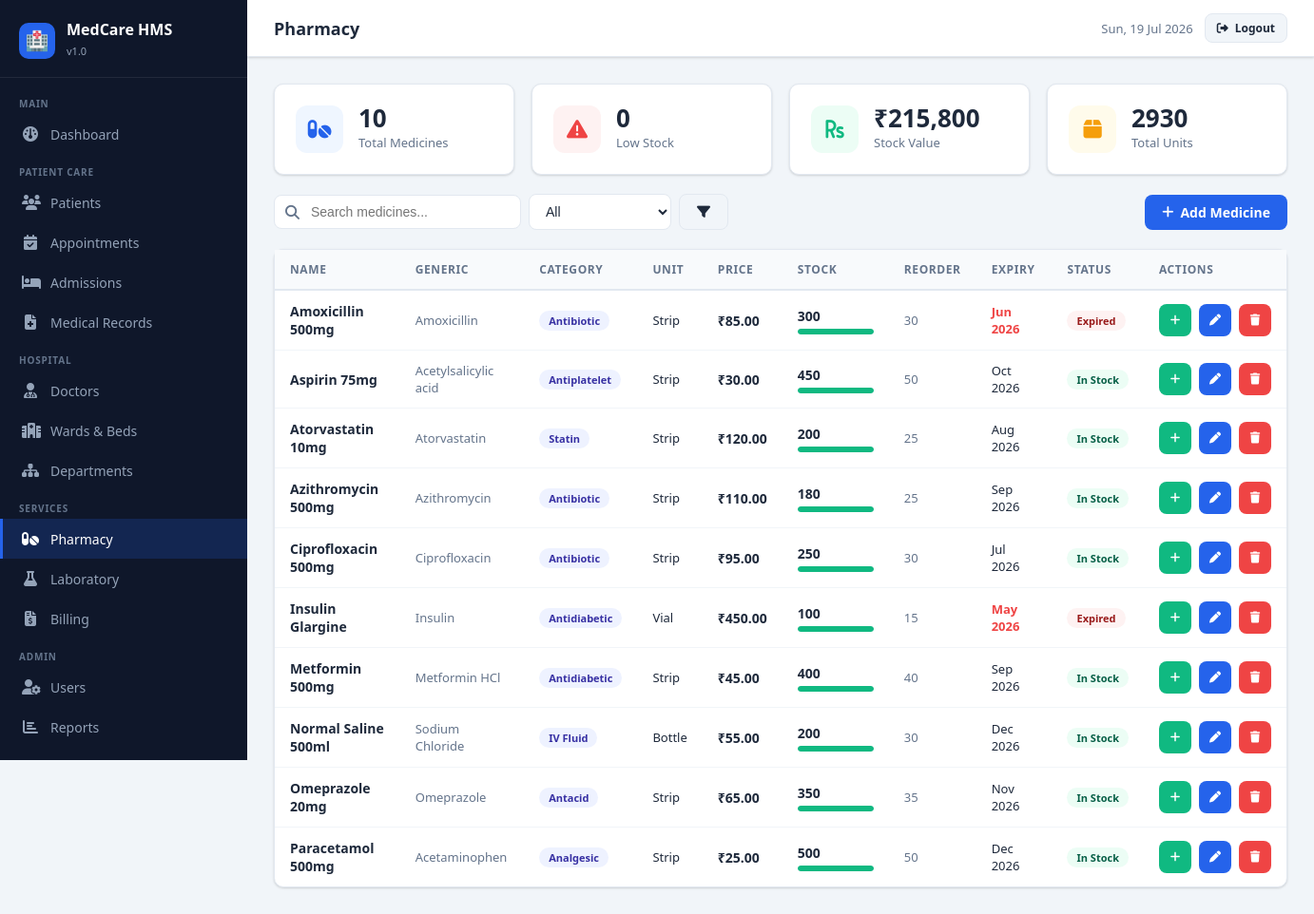
The page /pharmacy.php (signed in) on the database its author committed.
### tables this page shows
CREATE TABLE medicines (
    id INT AUTO_INCREMENT PRIMARY KEY,
    name VARCHAR(100) NOT NULL,
    generic_name VARCHAR(100),
    category VARCHAR(100),
    manufacturer VARCHAR(100),
    unit VARCHAR(50),
    unit_price DECIMAL(10,2) NOT NULL,
    stock_quantity INT DEFAULT 0,
    reorder_level INT DEFAULT 10,
    expiry_date DATE,
    description TEXT
);

### includes/auth.php (called while the page is built, shortened)
<?php
function sanitize($data) {
    return htmlspecialchars(strip_tags(trim($data)));
}
?>

### public/pharmacy.php (the view, shortened to what this page needs)
<?php
require_once __DIR__ . '/../includes/header.php';
$db = getDB();
$search = sanitize($_GET['search'] ?? '');
$filter = $_GET['filter'] ?? '';
$where = "WHERE 1=1";
$params = [];
$stmt = $db->prepare("SELECT * FROM medicines $where ORDER BY name");
$stmt->execute($params);
$medicines = $stmt->fetchAll();
$total_value = array_sum(array_map(fn($m) => $m['stock_quantity'] * $m['unit_price'], $medicines));
$low_count = $db->query("SELECT COUNT(*) FROM medicines WHERE stock_quantity <= reorder_level")->fetchColumn();
$action_mode = $_GET['action'] ?? '';
$edit_med = null;
?>
<?php if ($action_mode === 'add' || $edit_med): ?>
<div class="section-header">
  <div class="flex flex-center gap-3"><a href="/pharmacy.php" class="btn btn-secondary btn-sm"><i class="fa fa-arrow-left"></i></a><h2 style="font-size:17px;font-weight:700"><?= $edit_med ? 'Edit Medicine' : 'Add Medicine' ?></h2></div>
</div>
<div class="card"><div class="card-body">
<form method="POST">
  <input type="hidden" name="action" value="<?= $edit_med ? 'edit' : 'add' ?>">
  <?php if ($edit_med): ?><input type="hidden" name="id" value="<?= $edit_med['id'] ?>"><?php endif; ?>
  <div class="form-grid-3">
    <div class="form-group"><label class="form-label">Medicine Name *</label><input type="text" name="name" class="form-control" value="<?= htmlspecialchars($edit_med['name'] ?? '') ?>" required></div>
    <div class="form-group"><label class="form-label">Generic Name</label><input type="text" name="generic_name" class="form-control" value="<?= htmlspecialchars($edit_med['generic_name'] ?? '') ?>"></div>
    <div class="form-group"><label class="form-label">Category</label><input type="text" name="category" class="form-control" value="<?= htmlspecialchars($edit_med['category'] ?? '') ?>"></div>
    <div class="form-group"><label class="form-label">Manufacturer</label><input type="text" name="manufacturer" class="form-control" value="<?= htmlspecialchars($edit_med['manufacturer'] ?? '') ?>"></div>
    <div class="form-group"><label class="form-label">Unit</label>
      <select name="unit" class="form-select">
        <?php foreach(['Strip','Tablet','Capsule','Bottle','Vial','Injection','Syrup','Cream','Ointment','Sachet','Other'] as $u): ?><option <?= ($edit_med['unit']??'Strip')===$u?'selected':'' ?>><?=$u?></option><?php endforeach; ?>
      </select>
    </div>
    <div class="form-group"><label class="form-label">Unit Price (₹) *</label><input type="number" name="unit_price" class="form-control" value="<?= $edit_med['unit_price'] ?? 0 ?>" min="0" step="0.01" required></div>
    <div class="form-group"><label class="form-label">Stock Quantity</label><input type="number" name="stock_quantity" class="form-control" value="<?= $edit_med['stock_quantity'] ?? 0 ?>" min="0"></div>
    <div class="form-group"><label class="form-label">Reorder Level</label><input type="number" name="reorder_level" class="form-control" value="<?= $edit_med['reorder_level'] ?? 10 ?>" min="0"></div>
    <div class="form-group"><label class="form-label">Expiry Date</label><input type="date" name="expiry_date" class="form-control" value="<?= $edit_med['expiry_date'] ?? '' ?>"></div>
  </div>
  <div class="form-group"><label class="form-label">Description</label><textarea name="description" class="form-control" rows="2"><?= htmlspecialchars($edit_med['description'] ?? '') ?></textarea></div>
  <div class="flex gap-2"><button type="submit" class="btn btn-primary"><i class="fa fa-save"></i> Save</button><a href="/pharmacy.php" class="btn btn-secondary">Cancel</a></div>
</form>
</div></div>
<?php else: ?>
<div class="stats-grid" style="grid-template-columns:repeat(4,1fr);margin-bottom:20px">
  <div class="stat-card"><div class="stat-icon blue"><i class="fa fa-pills"></i></div><div><div class="stat-value"><?= count($medicines) ?></div><div class="stat-label">Total Medicines</div></div></div>
  <div class="stat-card"><div class="stat-icon red"><i class="fa fa-triangle-exclamation"></i></div><div><div class="stat-value"><?= $low_count ?></div><div class="stat-label">Low Stock</div></div></div>
  <div class="stat-card"><div class="stat-icon green"><i class="fa fa-rupee-sign"></i></div><div><div class="stat-value">₹<?= number_format($total_value) ?></div><div class="stat-label">Stock Value</div></div></div>
  <div class="stat-card"><div class="stat-icon orange"><i class="fa fa-box"></i></div><div><div class="stat-value"><?= array_sum(array_column($medicines,'stock_quantity')) ?></div><div class="stat-label">Total Units</div></div></div>
</div>
<div class="section-header">
  <div class="flex flex-center gap-2">
    <form method="GET" class="flex gap-2">
      <div class="search-bar"><span class="search-icon"><i class="fa fa-search"></i></span><input type="text" name="search" class="form-control" placeholder="Search medicines..." value="<?= htmlspecialchars($search) ?>"></div>
      <select name="filter" class="form-select" style="width:150px" onchange="this.form.submit()">
        <option value="" <?= !$filter?'selected':'' ?>>All</option>
      </select>
      <button type="submit" class="btn btn-secondary"><i class="fa fa-filter"></i></button>
    </form>
  </div>
  <a href="/pharmacy.php?action=add" class="btn btn-primary"><i class="fa fa-plus"></i> Add Medicine</a>
</div>
<div class="card"><div class="card-body" style="padding:0">
  <div class="table-container">
    <table>
      <thead><tr><th>Name</th><th>Generic</th><th>Category</th><th>Unit</th><th>Price</th><th>Stock</th><th>Reorder</th><th>Expiry</th><th>Status</th><th>Actions</th></tr></thead>
      <tbody>
      <?php foreach($medicines as $m):
        $is_low = $m['stock_quantity'] <= $m['reorder_level'];
        $is_expired = $m['expiry_date'] && $m['expiry_date'] < date('Y-m-d');
        $stock_pct = $m['reorder_level'] > 0 ? min(100, ($m['stock_quantity'] / ($m['reorder_level'] * 3)) * 100) : 100;
      ?>
      <tr>
        <td><strong><?= htmlspecialchars($m['name']) ?></strong></td>
        <td style="font-size:13px;color:var(--text-muted)"><?= htmlspecialchars($m['generic_name'] ?: '—') ?></td>
        <td><span class="badge badge-info"><?= htmlspecialchars($m['category'] ?: '—') ?></span></td>
        <td style="font-size:13px"><?= $m['unit'] ?></td>
        <td style="font-weight:600">₹<?= number_format($m['unit_price'],2) ?></td>
        <td>
          <div style="font-weight:700;<?= $is_low?'color:var(--danger)':'' ?>"><?= number_format($m['stock_quantity']) ?></div>
          <div class="progress" style="margin-top:4px;width:80px"><div class="progress-bar <?= $is_low?'red':($stock_pct<60?'orange':'green') ?>" style="width:<?= $stock_pct ?>%"></div></div>
        </td>
        <td style="font-size:13px;color:var(--text-muted)"><?= $m['reorder_level'] ?></td>
        <td style="font-size:13px;<?= $is_expired?'color:var(--danger);font-weight:600':'' ?>"><?= $m['expiry_date'] ? date('M Y', strtotime($m['expiry_date'])) : '—' ?></td>
        <td>
          <?php if ($is_expired): ?><span class="badge badge-danger">Expired</span>
          <?php elseif ($is_low): ?><span class="badge badge-warning">Low Stock</span>
          <?php else: ?><span class="badge badge-success">In Stock</span><?php endif; ?>
        </td>
        <td>
          <div class="flex gap-2">
            <button onclick="showRestock(<?=$m['id']?>,<?=$m['stock_quantity']?>)" class="btn btn-success btn-sm btn-icon" title="Restock"><i class="fa fa-plus"></i></button>
            <a href="/pharmacy.php?edit=<?=$m['id']?>" class="btn btn-primary btn-sm btn-icon"><i class="fa fa-pen"></i></a>
            <form method="POST" style="display:inline" onsubmit="return confirm('Delete?')">
              <button type="submit" class="btn btn-danger btn-sm btn-icon"><i class="fa fa-trash"></i></button>
            </form>
          </div>
        </td>
      </tr>
      <?php endforeach; ?>
      </tbody>
    </table>
  </div>
</div></div>
<?php endif; ?>
<?php require_once __DIR__ . '/../includes/footer.php'; ?>

### public/css/style.css (style rules this page uses)
:root { --primary: #2563eb; --primary-dark: #1d4ed8; --primary-light: #eff6ff; --secondary: #0f172a; --accent: #06b6d4; --success: #10b981; --warning: #f59e0b; --danger: #ef4444; --info: #6366f1; --bg: #f1f5f9; --card: #ffffff; --sidebar: #0f172a; --sidebar-hover: #1e293b; --text: #1e293b; --text-muted: #64748b; --border: #e2e8f0; --shadow: 0 1px 3px rgba(0,0,0,.1),0 1px 2px rgba(0,0,0,.06); --shadow-lg: 0 10px 15px -3px rgba(0,0,0,.1),0 4px 6px -2px rgba(0,0,0,.05); --radius: 10px; --font: 'Segoe UI', system-ui, sans-serif; }
* { box-sizing:border-box;margin:0;padding:0 }
body { font-family:var(--font);background:var(--bg);color:var(--text);min-height:100vh }
a { text-decoration:none;color:inherit }
.card { background:var(--card);border-radius:var(--radius);box-shadow:var(--shadow);border:1px solid var(--border) }
.card-body { padding:20px 22px }
.stats-grid { display:grid;grid-template-columns:repeat(auto-fit,minmax(200px,1fr));gap:18px;margin-bottom:28px }
.stat-card { background:var(--card);border-radius:var(--radius);padding:22px;border:1px solid var(--border);box-shadow:var(--shadow);display:flex;align-items:flex-start;gap:16px }
.stat-icon { width:50px;height:50px;border-radius:12px;display:flex;align-items:center;justify-content:center;font-size:22px;flex-shrink:0 }
.stat-icon.blue { background:#eff6ff;color:var(--primary) }
.stat-icon.green { background:#ecfdf5;color:var(--success) }
.stat-icon.orange { background:#fffbeb;color:var(--warning) }
.stat-icon.red { background:#fef2f2;color:var(--danger) }
.stat-value { font-size:26px;font-weight:800;color:var(--text);line-height:1 }
.stat-label { font-size:13px;color:var(--text-muted);margin-top:4px }
.table-container { overflow-x:auto }
table { width:100%;border-collapse:collapse;font-size:14px }
thead th { background:#f8fafc;padding:12px 16px;text-align:left;font-weight:600;font-size:12px;text-transform:uppercase;letter-spacing:.05em;color:var(--text-muted);border-bottom:2px solid var(--border) }
tbody td { padding:12px 16px;border-bottom:1px solid #f1f5f9;vertical-align:middle }
tbody tr:last-child td { border-bottom:none }
.badge { display:inline-flex;align-items:center;padding:3px 10px;border-radius:20px;font-size:11px;font-weight:600;white-space:nowrap }
.badge-success { background:#ecfdf5;color:#065f46 }
.badge-danger { background:#fef2f2;color:#991b1b }
.badge-info { background:#eef2ff;color:#3730a3 }
.btn { display:inline-flex;align-items:center;gap:7px;padding:9px 18px;border-radius:8px;font-size:14px;font-weight:600;cursor:pointer;border:none;transition:.15s;white-space:nowrap }
.btn-primary { background:var(--primary);color:#fff }
.btn-success { background:var(--success);color:#fff }
.btn-danger { background:var(--danger);color:#fff }
.btn-secondary { background:#f1f5f9;color:var(--text);border:1px solid var(--border) }
.btn-sm { padding:6px 12px;font-size:12px }
.btn-icon { width:34px;height:34px;padding:0;justify-content:center }
.form-control,.form-select { width:100%;padding:9px 13px;border:1px solid var(--border);border-radius:8px;font-size:14px;color:var(--text);background:#fff;transition:.15s;outline:none }
.search-bar { position:relative;display:inline-flex;align-items:center }
.search-bar input { padding-left:38px;min-width:260px }
.search-bar .search-icon { position:absolute;left:12px;color:var(--text-muted);font-size:15px }
.section-header { display:flex;align-items:center;justify-content:space-between;margin-bottom:20px }
.flex { display:flex }
.flex-center { align-items:center }
.gap-2 { gap:8px }
.progress { height:6px;background:#e2e8f0;border-radius:99px;overflow:hidden }
.progress-bar { height:100%;background:var(--primary);border-radius:99px;transition:.4s }
.progress-bar.green { background:var(--success) }

### rows shown on the page
medicines: name "Amoxicillin 500mg", generic_name "Amoxicillin", category "Antibiotic", unit "Strip", unit_price "85.00", stock_quantity "300", reorder_level "30", expiry_date "Jun 2026", shows "Expired"
medicines: name "Aspirin 75mg", generic_name "Acetylsalicylic acid", category "Antiplatelet", unit "Strip", unit_price "30.00", stock_quantity "450", reorder_level "50", expiry_date "Oct 2026", shows "In Stock"
medicines: name "Atorvastatin 10mg", generic_name "Atorvastatin", category "Statin", unit "Strip", unit_price "120.00", stock_quantity "200", reorder_level "25", expiry_date "Aug 2026", shows "In Stock"
medicines: name "Azithromycin 500mg", generic_name "Azithromycin", category "Antibiotic", unit "Strip", unit_price "110.00", stock_quantity "180", reorder_level "25", expiry_date "Sep 2026", shows "In Stock"
medicines: name "Ciprofloxacin 500mg", generic_name "Ciprofloxacin", category "Antibiotic", unit "Strip", unit_price "95.00", stock_quantity "250", reorder_level "30", expiry_date "Jul 2026", shows "In Stock"
medicines: name "Insulin Glargine", generic_name "Insulin", category "Antidiabetic", unit "Vial", unit_price "450.00", stock_quantity "100", reorder_level "15", expiry_date "May 2026", shows "Expired"
medicines: name "Metformin 500mg", generic_name "Metformin HCl", category "Antidiabetic", unit "Strip", unit_price "45.00", stock_quantity "400", reorder_level "40", expiry_date "Sep 2026", shows "In Stock"
medicines: name "Normal Saline 500ml", generic_name "Sodium Chloride", category "IV Fluid", unit "Bottle", unit_price "55.00", stock_quantity "200", reorder_level "30", expiry_date "Dec 2026", shows "In Stock"
medicines: name "Omeprazole 20mg", generic_name "Omeprazole", category "Antacid", unit "Strip", unit_price "65.00", stock_quantity "350", reorder_level "35", expiry_date "Nov 2026", shows "In Stock"
medicines: name "Paracetamol 500mg", generic_name "Acetaminophen", category "Analgesic", unit "Strip", unit_price "25.00", stock_quantity "500", reorder_level "50", expiry_date "Dec 2026", shows "In Stock"

### other values the page prints
$page_title "Pharmacy"
count($medicines) "10"
$low_count "0"
$total_value "215,800"
array_sum(array_column($medicines,'stock_quantity')) "2930"
